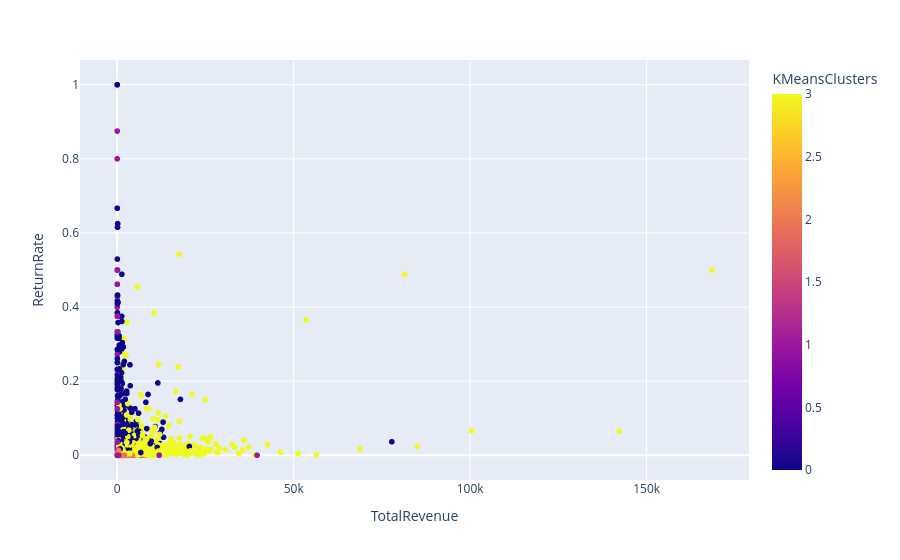

Notebook code for this chart:
### Markdown cell above
🔴 Cluster 3 — High-Value / High-Velocity Products

This is clearly your most important cluster.

988 products
₹6.40M revenue
~3.94M units sold
264K orders
₹6,482 average revenue/product
267 average orders/product
177.5 sales velocity
Only ~2% return rate
Business insight

These are your star products.

They generate the majority of revenue while maintaining a relatively low return rate. The extremely high sales velocity suggests strong and consistent demand.

Business recommendations
Maintain high inventory availability.
Prioritize these products in forecasting.
Avoid stockouts.
Give them prominent placement.
Consider bundling/cross-selling.
Monitor inventory turnover closely.
Investigate whether some can support premium pricing.

This cluster should receive the highest operational priority.

🟠 Cluster 0 — High-Value but High-Return Products

This is an interesting cluster.

650 products
₹1.28M revenue
241K units sold
53,989 orders
₹1,968 average revenue/product
83 average orders/product
8% return rate
Sales velocity: 1.47

The 8% return rate is the highest among all clusters.

Business insight

These products generate substantial revenue, but their return behavior is concerning.

This could indicate:

Product quality issues
Customer dissatisfaction
Incorrect product descriptions
Product expectations not matching reality
Packaging/shipping problems
Business recommendations

Don't immediately discontinue these products.

Instead:

Investigate why customers are returning them.

Compare these products by:

Return reason
Country
Customer type
Product category
Price
Order size

This could potentially become a separate return-risk analysis.

🟡 Cluster 2 — Fast-Moving / Low-Return Products

This cluster is particularly interesting.

1,144 products
₹1.06M revenue
952K units sold
70,676 orders
₹924 average revenue/product
61.8 average orders/product
Almost 0% return rate
Sales velocity = 4.17

These products sell large quantities but generate less revenue per product than Cluster 3.

Business insight

These are your volume drivers.

Customers buy them frequently and they have very low return rates.

Business recommendations
Maintain sufficient inventory.
Use these products for promotions.
Bundle them with Cluster 3 products.
Use them to increase basket size.
Focus on efficient procurement because margins may depend heavily on volume.

A useful business strategy would be:

Cluster 3 drives value, Cluster 2 drives volume.

🟢 Cluster 1 — Low-Value / Slow-Moving Products

This is your weakest segment.

1,134 products
Only ₹147K revenue
32K units
7 average orders/product
₹129.90 average revenue/product
Sales velocity = 1.08
3% return rate

These products represent a large portion of your product portfolio but contribute relatively little revenue.

Business insight

This is potentially an underperforming / long-tail product segment.

Having 1,134 products generating only ~₹147K suggests that maintaining inventory for all of these products may not be efficient.

Business recommendations

Consider:

Reducing inventory
Promotions/discounts
Bundling
Removing consistently poor performers
Keeping them only if they serve a strategic purpose
Investigating whether some are niche products

### Code cell
fig = px.scatter(
    product_df,
    x="TotalRevenue",
    y="ReturnRate",
    color="KMeansClusters",
    hover_data=["StockCode"]
)

fig.show()

### Figure 1 — Plotly figure (JSON) as saved in the notebook; plotly's stock layout.template omitted (floating-point values rounded to 4 significant figures; data arrays with more than 128 entries replaced by an {"elided": "..."} marker saying what was removed)
{"data": [{"customdata": {"elided": "3916x1 mixed values"}, "hovertemplate": "TotalRevenue=%{x}<br>ReturnRate=%{y}<br>StockCode=%{customdata[0]}<br>KMeansClusters=%{marker.color}<extra></extra>", "legendgroup": "", "marker": {"color": {"elided": "3916 int values"}, "coloraxis": "coloraxis", "symbol": "circle"}, "mode": "markers", "name": "", "showlegend": false, "type": "scattergl", "x": {"elided": "3916 float values"}, "xaxis": "x", "y": {"elided": "3916 float values"}, "yaxis": "y"}], "layout": {"coloraxis": {"colorbar": {"title": {"text": "KMeansClusters"}}, "colorscale": [[0, "#0d0887"], [0.1111, "#46039f"], [0.2222, "#7201a8"], [0.3333, "#9c179e"], [0.4444, "#bd3786"], [0.5556, "#d8576b"], [0.6667, "#ed7953"], [0.7778, "#fb9f3a"], [0.8889, "#fdca26"], [1, "#f0f921"]]}, "legend": {"tracegroupgap": 0}, "margin": {"t": 60}, "xaxis": {"anchor": "y", "domain": [0, 1], "title": {"text": "TotalRevenue"}}, "yaxis": {"anchor": "x", "domain": [0, 1], "title": {"text": "ReturnRate"}}}}
